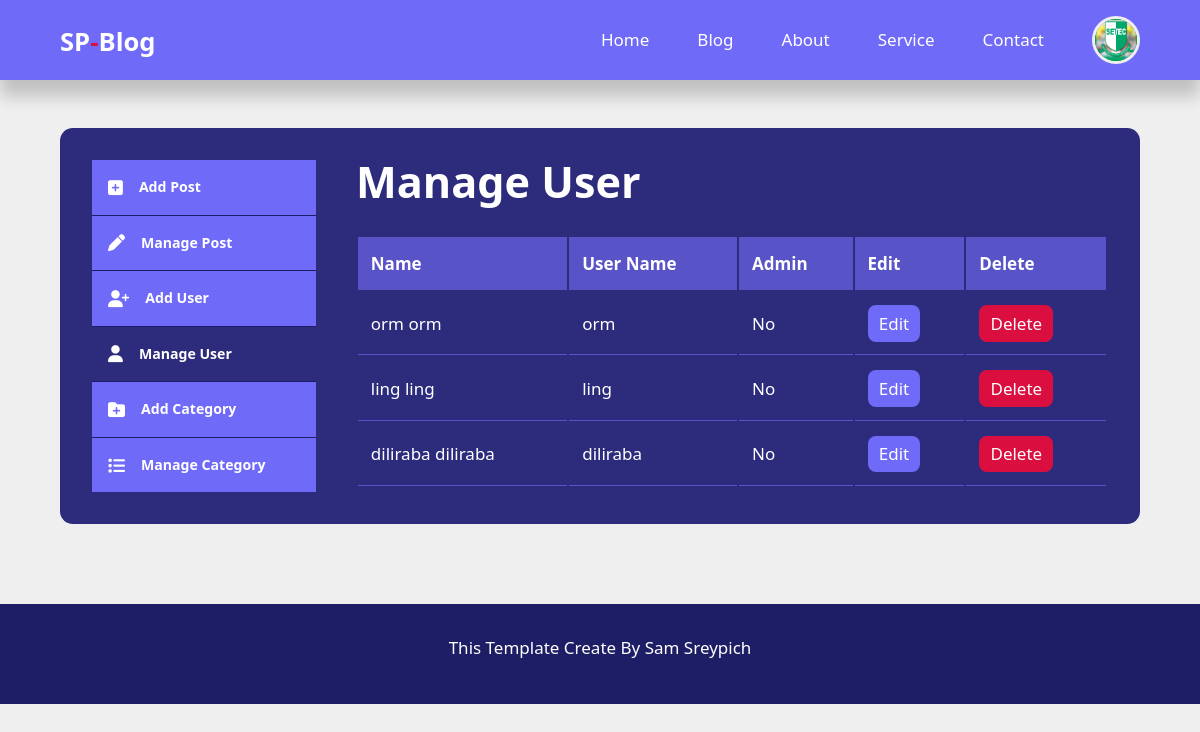
/admin/manage-user.php (signed in), run on the app's committed database.
### tables this page shows
CREATE TABLE IF NOT EXISTS `users` (
  `id` int UNSIGNED NOT NULL AUTO_INCREMENT,
  `firstname` varchar(50) NOT NULL,
  `lastname` varchar(50) NOT NULL,
  `username` varchar(50) NOT NULL,
  `email` varchar(100) NOT NULL,
  `password` varchar(255) NOT NULL,
  `avatar` varchar(255) NOT NULL,
  `is_admin` tinyint(1) NOT NULL,
  PRIMARY KEY (`id`)
);

### admin/partials/header.php (called while the page is built, shortened)
<?php
require '../partials/header.php';
?>

### admin/manage-user.php (the view, shortened to what this page needs)
<?php
include 'partials/header.php';
$current_admin_id = $_SESSION['user_id'];
$fetch_user_query = "SELECT * FROM users WHERE NOT id = $current_admin_id";
$fecht_user_result = mysqli_query($connection,$fetch_user_query);
?>
    <section class="dashboard">
        <div class="container dashboard-container">
            <aside>
                <ul>
                    <li>
                        <a href="addPost.php">
                            <i class="fas fa-plus-square"></i>
                            <h5>Add Post</h5>
                        </a>
                    </li>
                    <li>
                        <a href="<?= ROOT_URL?>/admin/index.php">
                            <i class="fa-solid fa-pen"></i>
                            <h5>Manage Post</h5>
                        </a>
                    </li>
                    <?php if(isset($_SESSION['user_is_admin'])) :?>
                    <li>
                        <a href="addUser.php">
                            <i class="fa-solid fa-user-plus"></i>
                            <h5>Add User</h5>
                        </a>
                    </li>
                    <li>
                        <a class="active" href="manage-user.php">
                            <i class="fa-solid fa-user"></i>
                            <h5>Manage User</h5>
                        </a>
                    </li>
                    <li>
                        <a href="addCategory.php">
                            <i class="fa-solid fa-folder-plus"></i>
                            <h5>Add Category</h5>
                        </a>
                    </li>
                    <li>
                        <a href="manage-category.php">
                            <i class="fa-solid fa-list"></i>
                            <h5>Manage Category</h5>
                        </a>
                    </li>
                    <?php endif; ?>
                </ul>
            </aside>
            <main>
                <h2>Manage User</h2>
                <?php if(mysqli_num_rows($fecht_user_result) >0) :?>
                <table>
                    <thead>
                        <tr>
                            <th>Name</th>
                            <th>User Name</th>
                            <th>Admin</th>
                            <th>Edit</th>
                            <th>Delete</th>
                        </tr>
                    </thead>
                    <tbody>
                        <?php while ($user = mysqli_fetch_assoc($fecht_user_result)) :?>
                        <tr>
                            <td><?= $user['firstname'] ." ". $user['lastname']?></td>
                            <td><?= $user['username'] ?></td>
                            <td><?= $user['is_admin'] == 0 ? 'No' : 'Yes'?></td>
                            <td><a href="<?= ROOT_URL?>admin/editUser.php?id=<?=$user['id']?>" class="btn sm">Edit</a></td>
                            <td><a href="<?= ROOT_URL?>admin/delete-user.php?id=<?=$user['id']?>" class="btn sm danger">Delete</a></td>
                        </tr>
                        <?php endwhile;?>
                    </tbody>
                </table>
                <?php else :?>
                    <div class="container message-alert message-alert-danger">
                        <p>No user found</p>
                    </div>
                <?php endif; ?>
            </main>
        </div>
    </section>
    <?php include 'partials/footer.php';?>

### partials/header.php (shortened to what this page needs)
<?php
require 'config/database.php';
if(isset($_SESSION['user_id'])){
    $id = filter_var($_SESSION['user_id'],FILTER_SANITIZE_NUMBER_INT);
    $query = "SELECT avatar FROM users WHERE id = $id";
    $result = mysqli_query($connection, $query);
    $user = mysqli_fetch_assoc($result);
}
?>
<!DOCTYPE html>
<html lang="en">
<head>
    <link rel="stylesheet" href="<?= ROOT_URL?>css/style.css">
    <link rel="stylesheet" href="https://cdnjs.cloudflare.com/ajax/libs/font-awesome/6.7.2/css/all.min.css" />
</head>
<body>
    <nav>
        <div class="container nav-container">
            <a class="logo" href="<?= ROOT_URL?>index.php"><h3>SP<span>-</span>Blog</h3></a>
            <ul class="nav-link">
                <li><a href="<?= ROOT_URL?>">Home</a></li>
                <li><a href="<?= ROOT_URL?>blog.php">Blog</a></li>
                <li><a href="<?= ROOT_URL?>about.php">About</a></li>
                <li><a href="<?= ROOT_URL?>service.php">Service</a></li>
                <li><a href="<?= ROOT_URL?>contact.php">Contact</a></li>
                <?php if(isset($_SESSION['user_id'])) :?>
                <li>
                    <div class="nav-profile">
                        <div class="profile-img">
                            <img class="nav-img" src="<?= ROOT_URL . 'images/' . $user['avatar']?>" alt="">
                        </div>
                    </div>
                </li>
                <?php else :?>
                    <li><a href="<?php ROOT_URL?>signin.php">Sign In</a></li>
                <?php endif; ?>
            </ul>
        </div>
    </nav>

### css/style.css (style rules this page uses)
:root { --color-primary:#6f6af8; --color-primary-variant:#5854c7; --color-danger:#da0f3f; --color-danger-light:hsl(346, 87%, 46%, 15%); --color-success:#11c76f; --color-success-light:hsl(156, 100%, 38%, 15%); --color-gray-1:#1e1e66; --color-gray-2:#2d2b7c; --color-white:#fff; --color-light:#ccc; --color-light-variant:#626262; --color-bg:#efefef; --color-black:#222222; --border-radius-1:0.3rem; --border-radius-2:0.5rem; --border-radius-3:0.8rem; --border-radius-4:2rem; --border-radius-5:5rem; }
* { margin: 0; padding: 0; box-sizing: border-box; outline: none; border: none; list-style: none; appearance: none; text-decoration: none; font-family: 'Segoe UI', Tahoma, Geneva, Verdana, sans-serif; transition: .4s ease; }
body { line-height: 1.6; font-size: 17px; background-color: var(--color-bg); overflow-x: hidden; color: var(--color-gray-1); }
.container { max-width: 1620px; margin: 0 auto; width: 90%; }
section { margin-top: 3rem; width: 100vw; }
h1,h2,h3,h4,h5 { color: var(--color-black); }
h2 { font-size: 2.7rem;margin: 1rem 0; }
h3 { font-size: 1.2rem;margin: .8rem 0 .5rem; }
img { display: block; width: 100%; object-fit: cover; }
nav { width: 100vw; height: 5rem; position: fixed; top: 0; left: 0; z-index: 10; background-color: var(--color-primary); box-shadow: 0 1rem 1rem rgba(0, 0, 0, 0.2); }
.nav-container { display: flex; align-items: center; justify-content: space-between; height: 100%; }
.profile-img { width: 3rem; height: 3rem; border-radius: 50%; border: 3px solid var(--color-bg); overflow: hidden; }
.nav-img { object-fit: cover; height: 100%; }
nav .logo h3 { font-size: 1.6rem; font-weight: 600; color: var(--color-white); }
nav .logo h3 span { color: var(--color-danger); }
nav .nav-link { display: flex; gap: 3rem; align-items: center; }
nav .nav-link a { font-weight: 300; color: var(--color-white); }
nav .nav-profile { cursor: pointer; position: relative; }
.btn { display: inline-block; width: fit-content; background-color: var(--color-primary); padding: .6rem 1.2rem; cursor: pointer; border-radius: var(--border-radius-2); color: var(--color-white); }
.single-post h5, .single-post h2, h3 { color: var(--color-white); }
.sm { padding: .3rem .7rem; }
.danger { background-color: var(--color-danger); }
.dashboard { margin-top: 8rem; }
.dashboard-container { display: grid; grid-template-columns: 14rem auto; padding: 2rem; margin-bottom: 5rem; gap: 1rem; background-color: var(--color-gray-2); color: var(--color-white); border-radius: var(--border-radius-3); }
.dashboard-container a, h2, h5 { color: var(--color-white); }
.dashboard aside a { background-color: var(--color-primary); display: flex; gap: 1rem; align-items: center; padding: 1rem; border-bottom: 1px solid var(--color-gray-1); }
.dashboard aside ul li:last-child a { border-bottom: none; }
.dashboard .active { background-color: var(--color-gray-2); }
.dashboard main { margin-left: 1.5rem; }
.dashboard h2 { margin: 0 0 2rem 0; line-height: 1; }
.dashboard table { text-align: left; width: 100%; }
.dashboard table th { padding: .8rem; background: var(--color-primary-variant); }
.dashboard table td { padding: .8rem; border-bottom: 1px solid var(--color-primary-variant); }

### data on the page
users: avatar (picture)
users: firstname "orm", lastname "orm", username "orm", is_admin "No"
users: firstname "ling", lastname "ling", username "ling", is_admin "No"
users: firstname "diliraba", lastname "diliraba", username "diliraba", is_admin "No"
